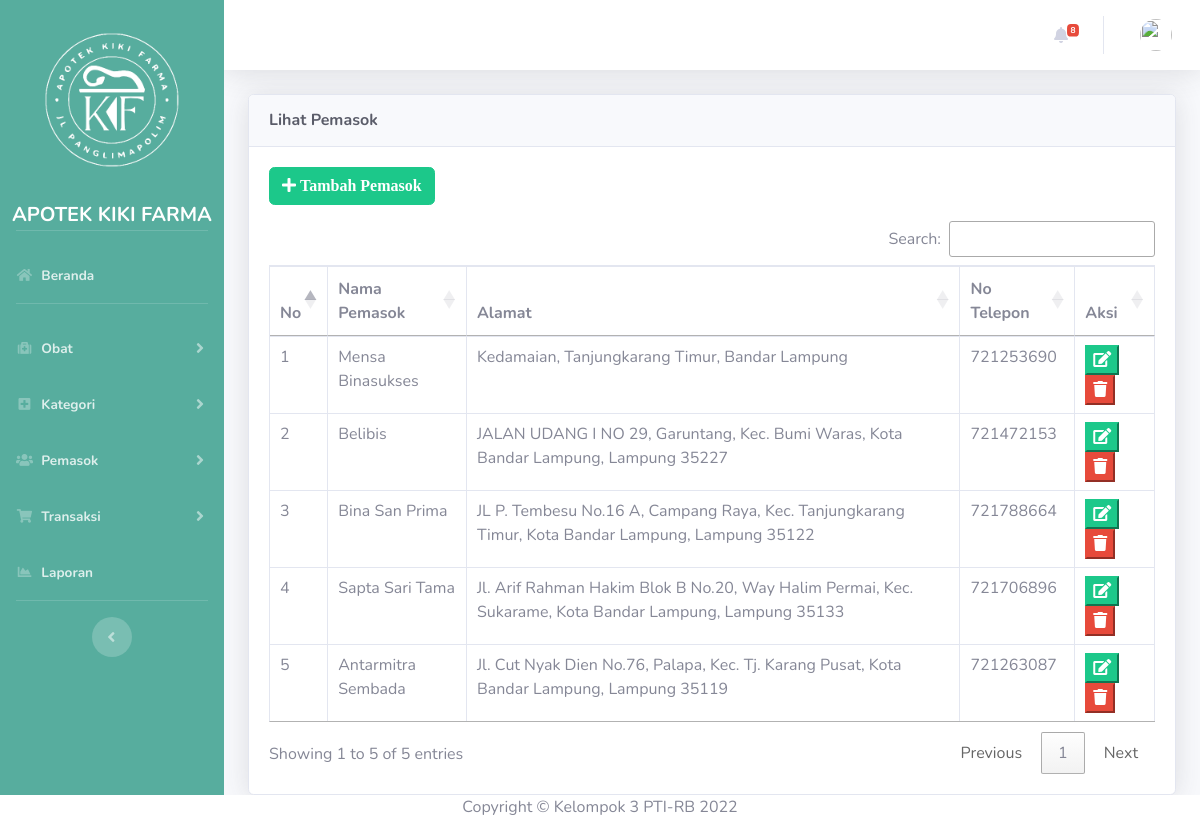
The app's page /index.php/user/lihat_pemasok with its own data.
### tables this page shows
CREATE TABLE `tb_pemasok` (
  `id_pemasok` int(11) NOT NULL,
  `nama_pemasok` varchar(128) NOT NULL,
  `alamat_pemasok` varchar(128) NOT NULL,
  `telepon_pemasok` int(32) NOT NULL
);

### application/controllers/User.php (called while the page is built, shortened)
<?php
class User extends CI_Controller
{
    public function __construct()
    {
        $this->load->model('Data_apotek');
        $this->load->library('form_validation');
        $this->load->library('session');
        $data['habis'] = $this->Data_apotek->countstock();
        $data['expired'] = $this->Data_apotek->countexp();
        $data['hampir_habis'] = $this->Data_apotek->hampir_habis();
        $data['hampir_exp'] = $this->Data_apotek->hampir_kadal();
        $this->load->view('templates/topbar', $data, true);
    }
    public function lihat_pemasok()
    {
        $data['title'] = 'Lihat Pemasok';
        $data['user'] = $this->db->get_where('user', ['email' =>
        $this->session->userdata('email')])->row_array();
        $data['pemasok'] = $this->Data_apotek->getDataApotek('tb_pemasok');
        $this->load->view('templates/header', $data);
        $this->load->view('templates/sidebar', $data);
        $this->load->view('templates/topbar', $data);
        $this->load->view('user/lihat_pemasok', $data);
        $this->load->view('templates/footer');
    }
}

### index.php (called while the page is built, shortened)
<?php
require_once BASEPATH.'core/CodeIgniter.php';

### application/models/Data_apotek.php (called while the page is built, shortened)
<?php
class Data_apotek extends CI_Model
{
    public function getDataApotek($table){
        return $this->db->get($table)->result();
    }
}

### application/views/user/lihat_pemasok.php (the view, shortened to what this page needs)
<div class="container-fluid">
    <div class="card shadow mb-4">
        <div class="card-header py-3">
            <h6 class="m-0 font-weight-bold text-dark"><?= $title; ?></h6>
        </div>
        <div class="card-body">
            <a href="<?php echo base_url('user/form_pemasok'); ?>"><button class="btn btn-success mb-3">
                    <i class="fas fa-plus"> Tambah Pemasok</i></button></a>
            <div class="table-responsive">
                <table class="table table-bordered" id="dataTable" width="100%" cellspacing="0">
                    <thead>
                        <tr>
                            <th>No</th>
                            <th>Nama Pemasok</th>
                            <th>Alamat</th>
                            <th>No Telepon</th>
                            <th>Aksi</th>
                        </tr>
                    </thead>
                    <tbody>
                        <?php
                        $i = 1;
                        foreach ($pemasok as $data) :
                    ?>
                        <tr>
                            <td><?= $i++; ?></td>
                            <td><?= $data->nama_pemasok; ?></td>
                            <td><?= $data->alamat_pemasok; ?></td>
                            <td><?= $data->telepon_pemasok; ?></td>
                            <td>
                                <a href="<?= base_url('user/edit_pemasok/'). $data->id_pemasok?>"><button type="edit"
                                        class="sbtn btn-success"><i class="fas fa-edit"></i></button></a>
                                <a href="<?= base_url('user/hapus_pemasok/'). $data->id_pemasok?>"><button type="delete"
                                        class="sbtn btn-danger" onclick="return confirm('Yakin?')"><i
                                            class="fas fa-trash"></i></button></a>
            </div>
            <?php endforeach; ?>
        </div>
    </div>

### records on screen
tb_pemasok: nama_pemasok "Mensa Binasukses", alamat_pemasok "Kedamaian, Tanjungkarang Timur, Bandar Lampung", telepon_pemasok "721253690"
tb_pemasok: nama_pemasok "Belibis", alamat_pemasok "JALAN UDANG I NO 29, Garuntang, Kec. Bumi Waras, Kota Bandar Lampung, Lampung 35227", telepon_pemasok "721472153"
tb_pemasok: nama_pemasok "Bina San Prima", alamat_pemasok "JL P. Tembesu No.16 A, Campang Raya, Kec. Tanjungkarang Timur, Kota Bandar Lampung, Lampung 35122", telepon_pemasok "721788664"
tb_pemasok: nama_pemasok "Sapta Sari Tama", alamat_pemasok "Jl. Arif Rahman Hakim Blok B No.20, Way Halim Permai, Kec. Sukarame, Kota Bandar Lampung, Lampung 35133", telepon_pemasok "721706896"
tb_pemasok: nama_pemasok "Antarmitra Sembada", alamat_pemasok "Jl. Cut Nyak Dien No.76, Palapa, Kec. Tj. Karang Pusat, Kota Bandar Lampung, Lampung 35119", telepon_pemasok "721263087"

### other values on screen
$habisTotal "8"
$title "Lihat Pemasok"
